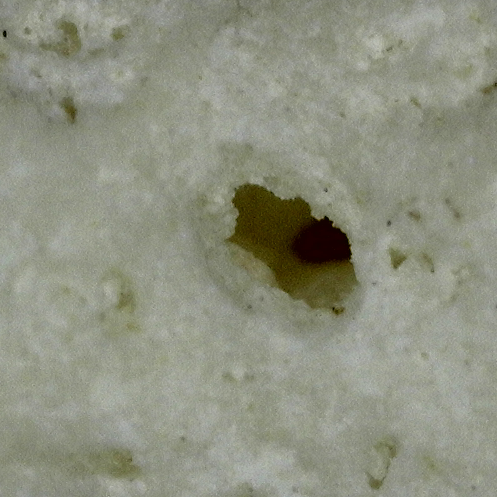
#> input picture seg/image/image3.jpg, 497 x 497 px
$ python segtest1.py
#> lines starting #> are read from the running program, lines starting #| are printed output that depends on the picture; after the words box and inside, x2 and y2 are one past the last pixel; in counts of white or black regions, pixels touching at a corner belong together
import cv2
import numpy as np

def apply_grayscale(image_path):
#> called with image_path = 'image/image3.jpg'
    original_image = cv2.imread(image_path)
#> original_image is the input picture: shape (497, 497, 3); mean B, G, R 128.7, 145, 142.5
    gray_image = cv2.cvtColor(original_image, cv2.COLOR_BGR2GRAY)
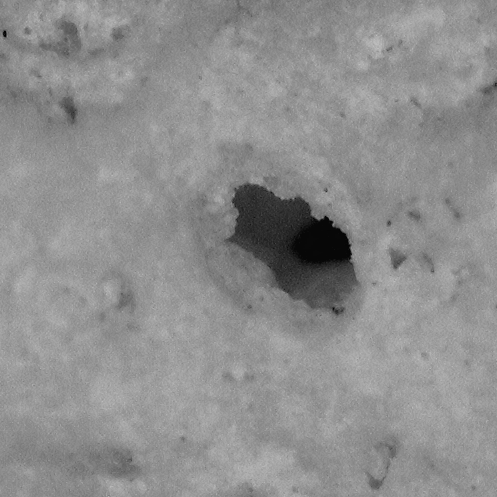
#> gray_image: shape (497, 497); min 2, max 190, mean 142.5
    return gray_image

def apply_intensity_quantization(gray_image, intervals):
    mapping_table = np.zeros(256, dtype=np.uint8)

    for interval, target_value in intervals:
        lower_bound, upper_bound = interval
        mapping_table[lower_bound:upper_bound+1] = target_value

    result_image = cv2.LUT(gray_image, mapping_table)
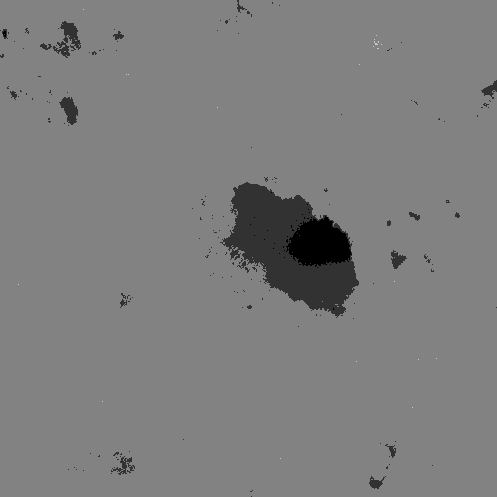
#> result_image: shape (497, 497); min 0, max 200, mean 125.4
    return result_image

def filter_islands(gray_image, island_threshold):
#> called with island_threshold = 5
    height, width = gray_image.shape
#> height = 497; width = 497
    visited = np.zeros((height, width), dtype=bool)
    filtered_islands = []

    def dfs(i, j, current_island):
        stack = [(i, j)]
        while stack:
            x, y = stack.pop()
            if 0 <= x < height and 0 <= y < width and not visited[x, y] and gray_image[x, y] == 0:
                visited[x, y] = True
                current_island.append((x, y))
                stack.extend([(x - 1, y), (x + 1, y), (x, y - 1), (x, y + 1)])

    for i in range(height):
        for j in range(width):
            if not visited[i, j] and gray_image[i, j] == 0:
                current_island = []
                dfs(i, j, current_island)

                if len(current_island) > island_threshold:
                    filtered_islands.extend(current_island)

    filtered_image = np.full_like(gray_image, 255)
    for i, j in filtered_islands:
        filtered_image[i, j] = 1
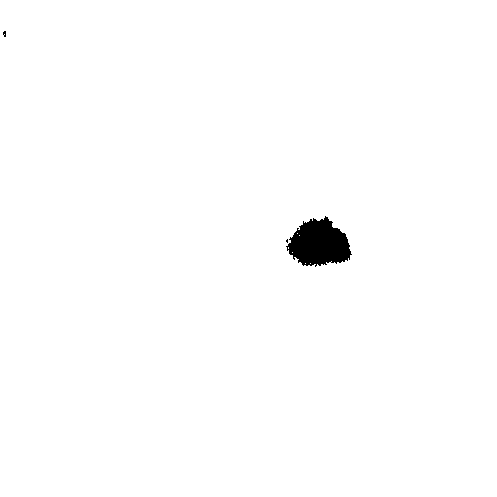
#> filtered_image: shape (497, 497); values 1 (black) and 255 (white), 99.1% white; 3 black regions (2 under 20 px), largest, box (x1, y1, x2, y2) and area: (286, 216, 352, 267) 2204

    return filtered_image

# 输入图片路径
image_path = "image/image3.jpg"  # 替换为你的图像文件路径

# 对图片进行灰度化处理
gray_image = apply_grayscale(image_path)

# 自定义设置每个区间的范围和目标值
intervals_and_targets = [((0, 30), 0), ((31, 109), 50), ((110, 185), 130), ((186, 255), 200)]

# 对灰度图进行区间化处理
result_image_quantized = apply_intensity_quantization(gray_image, intervals_and_targets)
cv2.imwrite("result_image_custom_quantized.jpg", result_image_quantized)
# 设置岛屿的面积阈值
island_area_threshold = 5

# 进行岛屿搜索和筛选
filtered_image = filter_islands(result_image_quantized, island_area_threshold)

# 保存结果
cv2.imwrite("filtered_image_after_quantization.jpg", filtered_image)
